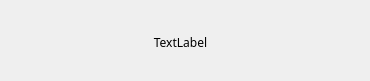
<?xml version="1.0" encoding="UTF-8"?>
<ui version="4.0">
 <class>Dialog</class>
 <widget class="QDialog" name="Dialog">
  <property name="geometry">
   <rect>
    <x>0</x>
    <y>0</y>
    <width>370</width>
    <height>81</height>
   </rect>
  </property>
  <property name="windowTitle">
   <string>提示</string>
  </property>
  <widget class="QLabel" name="label">
   <property name="geometry">
    <rect>
     <x>60</x>
     <y>30</y>
     <width>241</width>
     <height>25</height>
    </rect>
   </property>
   <property name="font">
    <font>
     <family>微软雅黑</family>
     <pointsize>9</pointsize>
    </font>
   </property>
   <property name="layoutDirection">
    <enum>Qt::LeftToRight</enum>
   </property>
   <property name="text">
    <string>TextLabel</string>
   </property>
   <property name="alignment">
    <set>Qt::AlignCenter</set>
   </property>
  </widget>
 </widget>
 <resources/>
 <connections/>
</ui>
